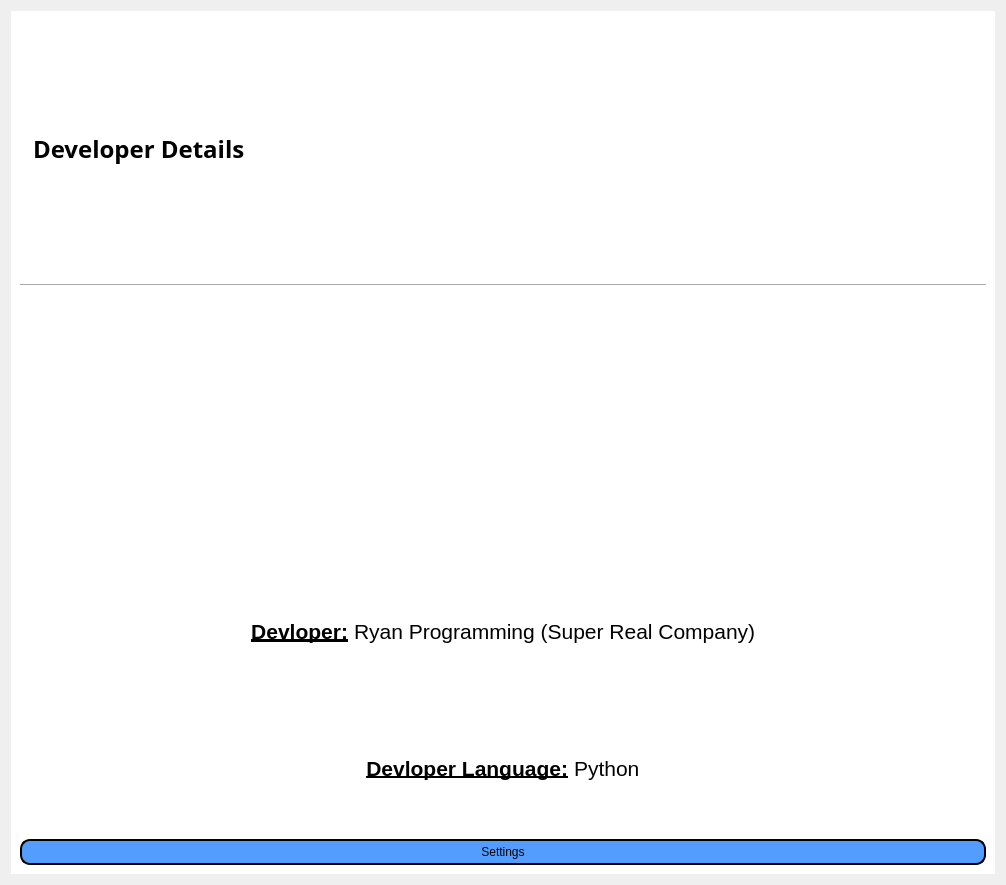
<?xml version="1.0" encoding="UTF-8"?>
<ui version="4.0">
 <class>Form</class>
 <widget class="QWidget" name="Form">
  <property name="geometry">
   <rect>
    <x>0</x>
    <y>0</y>
    <width>1006</width>
    <height>885</height>
   </rect>
  </property>
  <property name="windowTitle">
   <string>Form</string>
  </property>
  <property name="styleSheet">
   <string notr="true"/>
  </property>
  <layout class="QVBoxLayout" name="verticalLayout_4">
   <item>
    <widget class="QWidget" name="widget" native="true">
     <property name="styleSheet">
      <string notr="true">background-color: rgb(255, 255, 255);</string>
     </property>
     <layout class="QVBoxLayout" name="verticalLayout_3">
      <item>
       <layout class="QVBoxLayout" name="verticalLayout">
        <item>
         <layout class="QHBoxLayout" name="horizontalLayout">
          <item>
           <widget class="QLabel" name="label_DeveloperIcon">
            <property name="maximumSize">
             <size>
              <width>100</width>
              <height>100</height>
             </size>
            </property>
            <property name="text">
             <string/>
            </property>
            <property name="pixmap">
             <pixmap resource="../../images/icons_resource_file.qrc">:/button_icons/button_icons/devloper.ico</pixmap>
            </property>
            <property name="scaledContents">
             <bool>true</bool>
            </property>
           </widget>
          </item>
          <item>
           <widget class="QLabel" name="label_DevloperDetails">
            <property name="font">
             <font>
              <family>Arial Black</family>
              <pointsize>18</pointsize>
              <weight>75</weight>
              <bold>true</bold>
             </font>
            </property>
            <property name="text">
             <string>Developer Details</string>
            </property>
           </widget>
          </item>
          <item>
           <spacer name="horizontalSpacer">
            <property name="orientation">
             <enum>Qt::Horizontal</enum>
            </property>
            <property name="sizeHint" stdset="0">
             <size>
              <width>40</width>
              <height>20</height>
             </size>
            </property>
           </spacer>
          </item>
         </layout>
        </item>
        <item>
         <widget class="Line" name="line">
          <property name="orientation">
           <enum>Qt::Horizontal</enum>
          </property>
         </widget>
        </item>
       </layout>
      </item>
      <item>
       <layout class="QHBoxLayout" name="horizontalLayout_2">
        <item>
         <spacer name="horizontalSpacer_2">
          <property name="orientation">
           <enum>Qt::Horizontal</enum>
          </property>
          <property name="sizeHint" stdset="0">
           <size>
            <width>40</width>
            <height>20</height>
           </size>
          </property>
         </spacer>
        </item>
        <item>
         <widget class="QLabel" name="label_DeveloperLogo">
          <property name="minimumSize">
           <size>
            <width>0</width>
            <height>0</height>
           </size>
          </property>
          <property name="maximumSize">
           <size>
            <width>400</width>
            <height>500</height>
           </size>
          </property>
          <property name="text">
           <string/>
          </property>
          <property name="pixmap">
           <pixmap resource="../../images/icons_resource_file.qrc">:/Other_Icons/Devloper_Logo.png</pixmap>
          </property>
          <property name="scaledContents">
           <bool>true</bool>
          </property>
         </widget>
        </item>
        <item>
         <spacer name="horizontalSpacer_3">
          <property name="orientation">
           <enum>Qt::Horizontal</enum>
          </property>
          <property name="sizeHint" stdset="0">
           <size>
            <width>40</width>
            <height>20</height>
           </size>
          </property>
         </spacer>
        </item>
       </layout>
      </item>
      <item>
       <layout class="QVBoxLayout" name="verticalLayout_2">
        <item>
         <layout class="QHBoxLayout" name="horizontalLayout_4">
          <item>
           <spacer name="horizontalSpacer_4">
            <property name="orientation">
             <enum>Qt::Horizontal</enum>
            </property>
            <property name="sizeHint" stdset="0">
             <size>
              <width>40</width>
              <height>20</height>
             </size>
            </property>
           </spacer>
          </item>
          <item>
           <widget class="QLabel" name="label_DeveloperCompany_1">
            <property name="font">
             <font>
              <family>Arial</family>
              <pointsize>16</pointsize>
              <weight>75</weight>
              <bold>true</bold>
              <underline>true</underline>
             </font>
            </property>
            <property name="text">
             <string>Devloper:</string>
            </property>
            <property name="alignment">
             <set>Qt::AlignRight|Qt::AlignTrailing|Qt::AlignVCenter</set>
            </property>
           </widget>
          </item>
          <item>
           <widget class="QLabel" name="label__DeveloperCompany_2">
            <property name="font">
             <font>
              <family>Arial</family>
              <pointsize>16</pointsize>
             </font>
            </property>
            <property name="text">
             <string>Ryan Programming (Super Real Company)</string>
            </property>
           </widget>
          </item>
          <item>
           <spacer name="horizontalSpacer_5">
            <property name="orientation">
             <enum>Qt::Horizontal</enum>
            </property>
            <property name="sizeHint" stdset="0">
             <size>
              <width>40</width>
              <height>20</height>
             </size>
            </property>
           </spacer>
          </item>
         </layout>
        </item>
        <item>
         <layout class="QHBoxLayout" name="horizontalLayout_3">
          <item>
           <spacer name="horizontalSpacer_6">
            <property name="orientation">
             <enum>Qt::Horizontal</enum>
            </property>
            <property name="sizeHint" stdset="0">
             <size>
              <width>40</width>
              <height>20</height>
             </size>
            </property>
           </spacer>
          </item>
          <item>
           <widget class="QLabel" name="label_DeveloperLanguage_1">
            <property name="font">
             <font>
              <family>Arial</family>
              <pointsize>16</pointsize>
              <weight>75</weight>
              <bold>true</bold>
              <underline>true</underline>
             </font>
            </property>
            <property name="text">
             <string>Devloper Language:</string>
            </property>
            <property name="alignment">
             <set>Qt::AlignRight|Qt::AlignTrailing|Qt::AlignVCenter</set>
            </property>
           </widget>
          </item>
          <item>
           <widget class="QLabel" name="label__DeveloperLanguage_2">
            <property name="font">
             <font>
              <family>Arial</family>
              <pointsize>16</pointsize>
             </font>
            </property>
            <property name="text">
             <string>Python</string>
            </property>
           </widget>
          </item>
          <item>
           <spacer name="horizontalSpacer_7">
            <property name="orientation">
             <enum>Qt::Horizontal</enum>
            </property>
            <property name="sizeHint" stdset="0">
             <size>
              <width>40</width>
              <height>20</height>
             </size>
            </property>
           </spacer>
          </item>
         </layout>
        </item>
       </layout>
      </item>
      <item>
       <widget class="QPushButton" name="pushButton_Settings">
        <property name="styleSheet">
         <string notr="true">QPushButton{

	background-color:rgb(82, 157, 255);
	border-style: outset;
	border-width: 2px;
	border-radius: 10px;
	border-color: black;
	padding: 4px;
	
	font: 87 12pt &quot;Arial Black&quot;;

}</string>
        </property>
        <property name="text">
         <string>Settings</string>
        </property>
        <property name="icon">
         <iconset resource="../../images/icons_resource_file.qrc">
          <normaloff>:/button_icons/button_icons/Settings.ico</normaloff>:/button_icons/button_icons/Settings.ico</iconset>
        </property>
        <property name="iconSize">
         <size>
          <width>40</width>
          <height>40</height>
         </size>
        </property>
       </widget>
      </item>
     </layout>
    </widget>
   </item>
  </layout>
 </widget>
 <resources>
  <include location="../../images/icons_resource_file.qrc"/>
 </resources>
 <connections/>
</ui>
